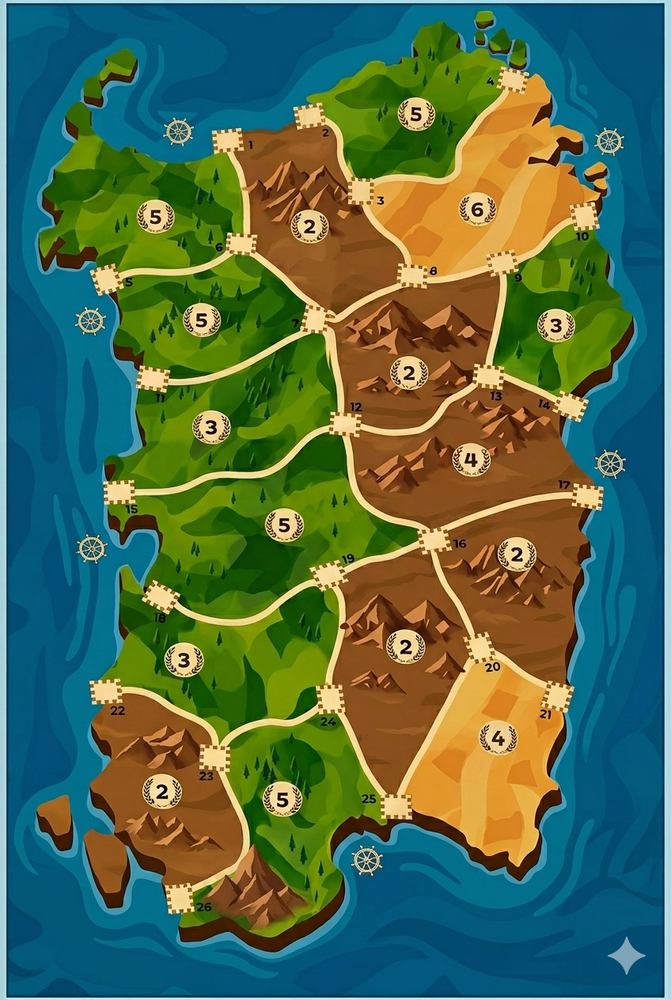
#> input picture apps/frontend/src/assets/map.png, 671 x 1000 px, shrunk from 848 x 1264 before the run
$ python make-grid-better.py
#> lines starting #> are read from the running program, lines starting #| are printed output that depends on the picture; after the words box and inside, x2 and y2 are one past the last pixel; in counts of white or black regions, pixels touching at a corner belong together
import cv2
import numpy as np

img = cv2.imread('apps/frontend/src/assets/map.png')
#> img is the input picture: shape (1000, 671, 3); mean B, G, R 77, 107.9, 77.9
h, w = img.shape[:2]
#> h = 1000; w = 671

# Draw a much denser 8x8 grid with crosshairs instead of giant circles
spacing_x = w // 8
#> spacing_x = 83
spacing_y = h // 8
#> spacing_y = 125

# Darken image slightly so text pops
overlay = img.copy()
cv2.rectangle(overlay, (0, 0), (w, h), (0, 0, 0), -1)
#> overlay: shape (1000, 671, 3); every value is 0
cv2.addWeighted(overlay, 0.4, img, 0.6, 0, img)
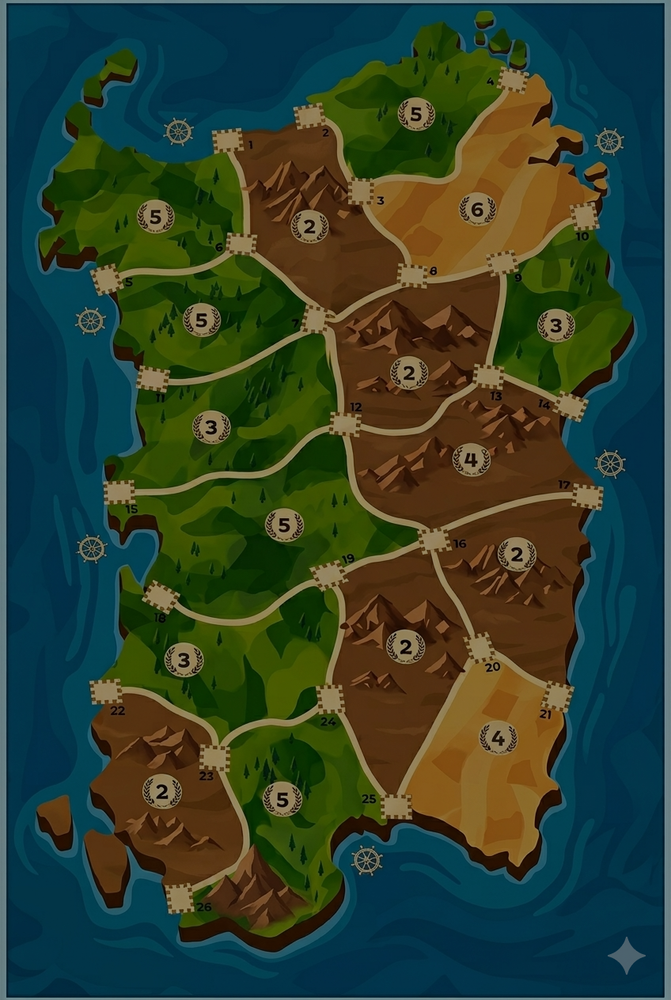
#> img: shape (1000, 671, 3); mean B, G, R 46.2, 64.8, 46.8

count = 1
for i in range(1, 8):
    for j in range(1, 8):
        cx = j * spacing_x
        cy = i * spacing_y
        cv2.drawMarker(img, (cx, cy), (0, 255, 0), markerType=cv2.MARKER_CROSS, markerSize=10, thickness=2)
        cv2.putText(img, str(count), (cx + 5, cy - 5), cv2.FONT_HERSHEY_SIMPLEX, 0.5, (255, 255, 255), 2)
        count += 1
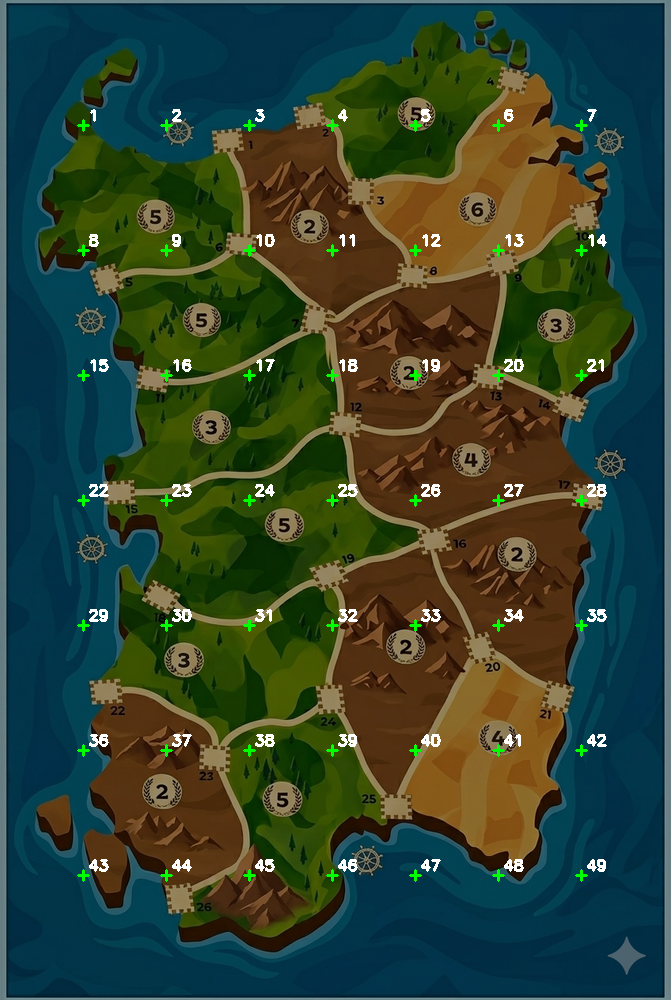
#> img: shape (1000, 671, 3); 1.41% of pixels changed, all inside (x1, y1, x2, y2) = (77, 109, 607, 882)
#> after the loop, count = 50

cv2.imwrite('numbered_map_dense.png', img)
